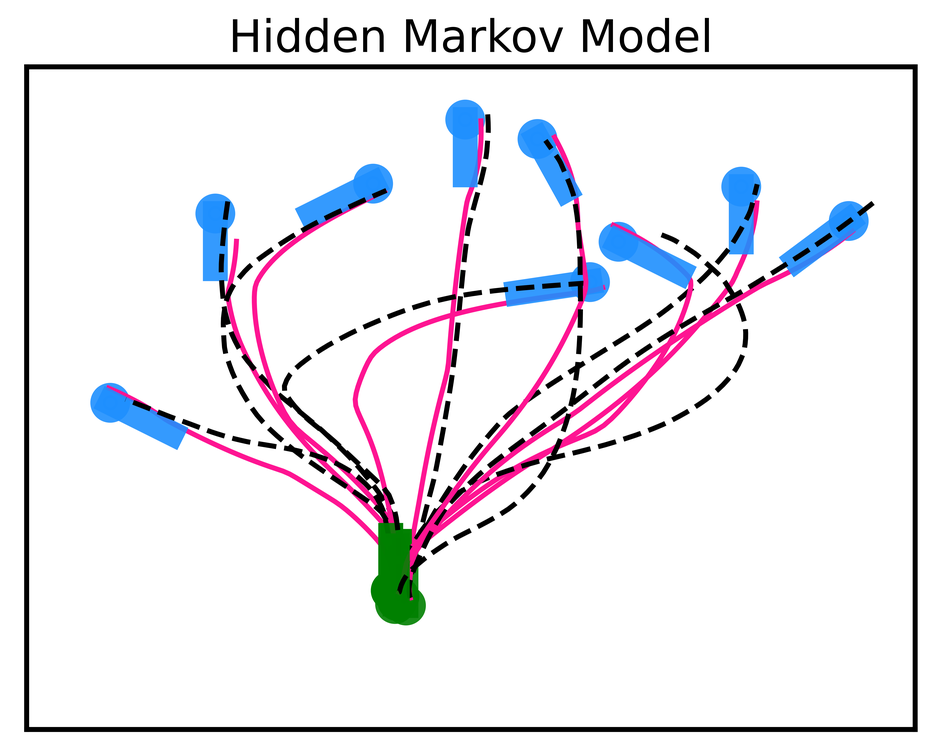
#> input picture example/comparisons/multi_reference_frames/figs/hmm.png, 933 x 756 px, shrunk from 6250 x 5061 before the run
$ python generate_suplot_from_load.py
#> lines starting #> are read from the running program, lines starting #| are printed output that depends on the picture
import matplotlib.pyplot as plt
from matplotlib.image import imread
import os

script_path = os.path.dirname(__file__) + '/figs/'

# Load the plots from the image files
plots = [
    imread(script_path + 'hmm.png'),
    imread(script_path + 'tp_gmm.png'),
    imread(script_path + 'la.png'),
    imread(script_path + 'gpt_dataset.png'),
    imread(script_path + 'hmm_ood.png'),
    imread(script_path + 'tp_gmm_ood.png'),
    imread(script_path + 'la_ood.png'),
    imread(script_path + 'gpt_ood.png')
]
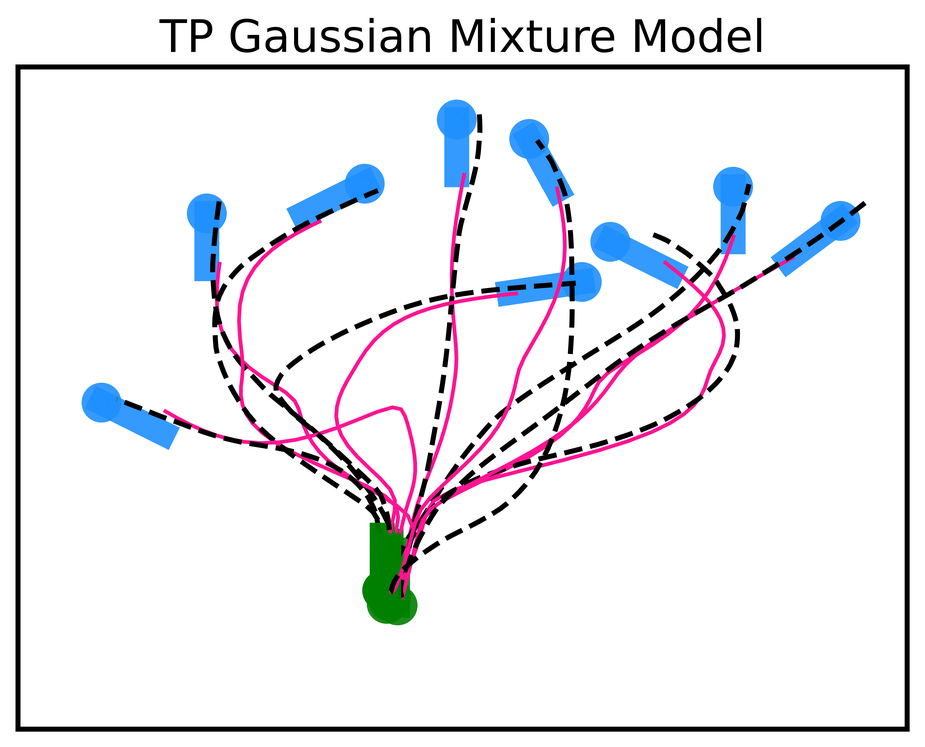
#> input picture example/comparisons/multi_reference_frames/figs/tp_gmm.png, 925 x 747 px, shrunk from 6192 x 5003 before the run
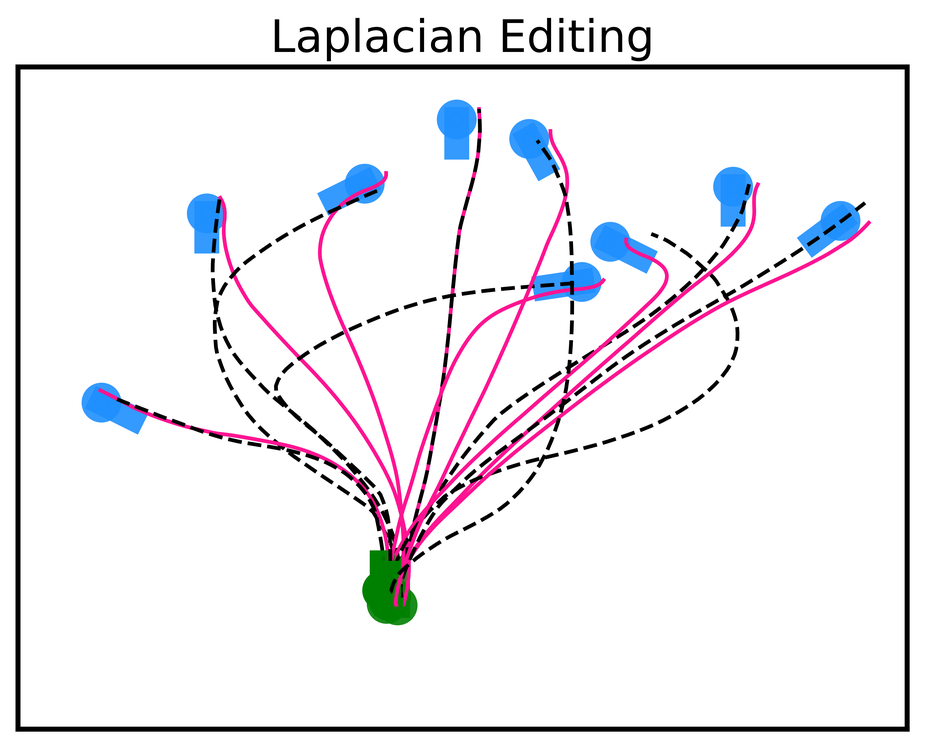
#> input picture example/comparisons/multi_reference_frames/figs/la.png, 925 x 747 px, shrunk from 6192 x 5003 before the run
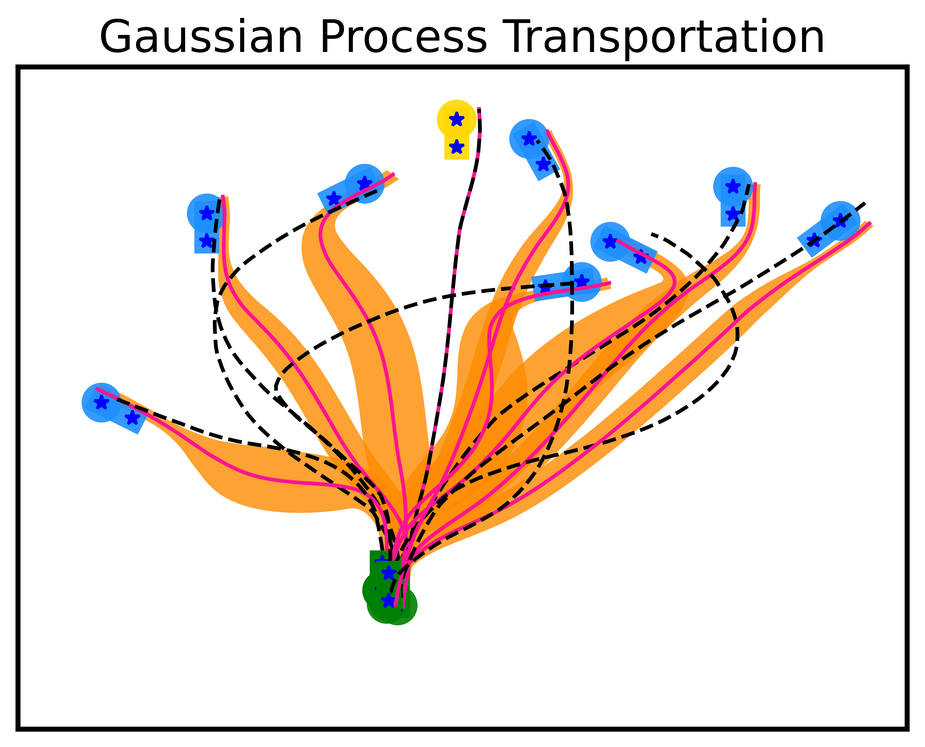
#> input picture example/comparisons/multi_reference_frames/figs/gpt_dataset.png, 925 x 747 px, shrunk from 6192 x 5003 before the run
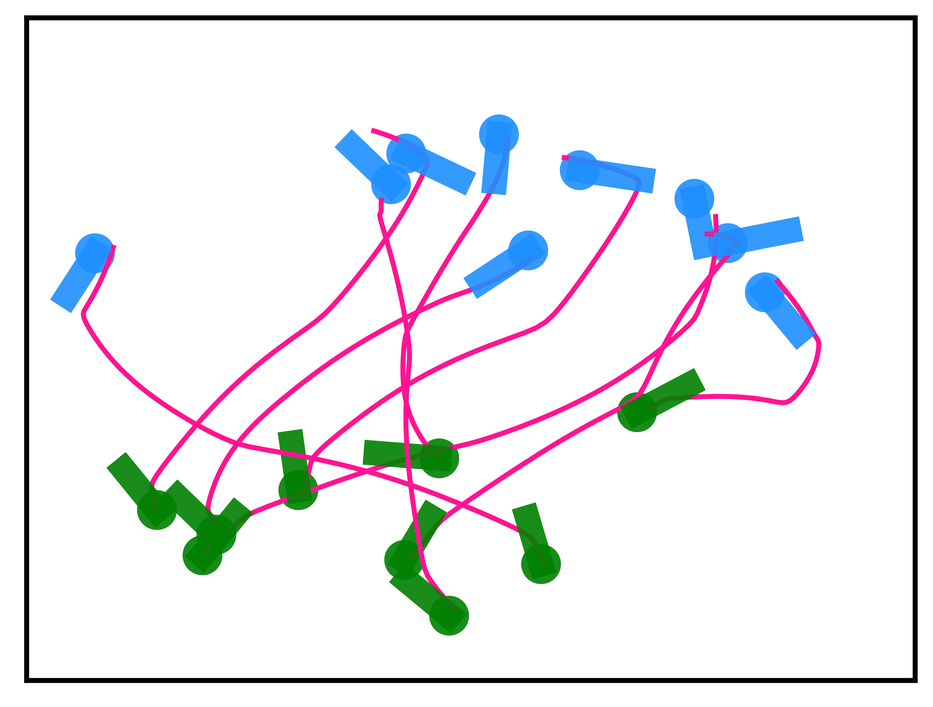
#> input picture example/comparisons/multi_reference_frames/figs/hmm_ood.png, 933 x 707 px, shrunk from 6250 x 4733 before the run
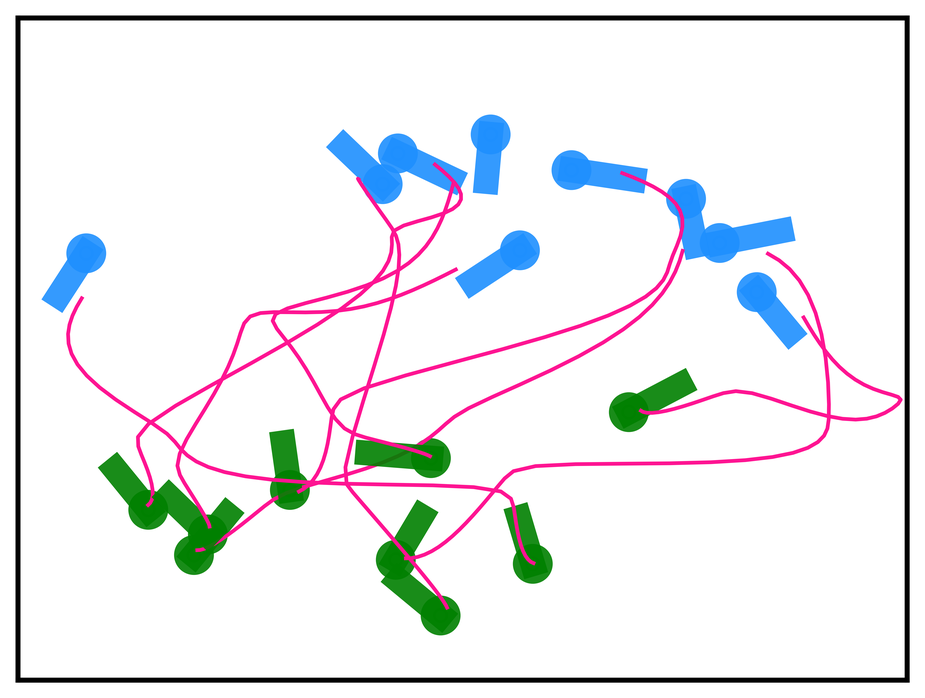
#> input picture example/comparisons/multi_reference_frames/figs/tp_gmm_ood.png, 925 x 698 px, shrunk from 6192 x 4675 before the run
#> (the run stopped early here; a loop or call above may not have finished)
